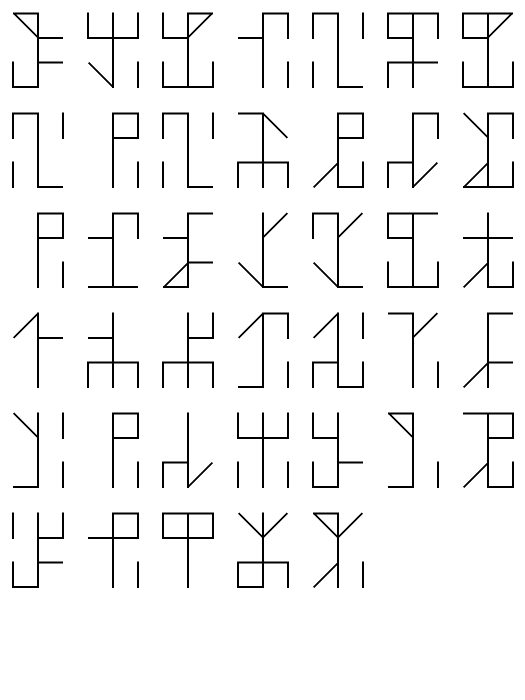
#> input picture output/message_22-10-09_15-57-34.png, 1050 x 1400 px (shown at 1/2 size)
$ python -i cistercian_monks.py   (imports and definitions only)
#> lines starting #> are read from the running program, lines starting #| are printed output that depends on the picture; after the words box and inside, x2 and y2 are one past the last pixel; in counts of white or black regions, pixels touching at a corner belong together
#> further down, picture is the input picture: PIL image 1050x1400 1; 95.5% white; 62 black regions, largest, box (x1, y1, x2, y2) and area: (924, 25, 1028, 176) 2388, (324, 25, 428, 176) 2204, (774, 25, 878, 176) 2168
#!/usr/bin/env python3

import os
import sys
import math
import random
import datetime
from PIL import Image, ImageChops, ImageStat

MOD = 512

# [79 lines left out: functions load_graphics, gen_numbers, encode_message, not called in this run]


def divide_image(image: Image.Image) -> list:
    """
    This function divides given image into 4 segments.
    This is done to separate 1000, 100, 10 and 1 digits
    from the symbol. When the image is separated into
    4 segments, we only have to try 40 (4*10) different
    symbol parts instead of 9999 combinations.

    The function returns a list of the 4 segments.
    """

    # + 1 once again for offsets

    # Top left segment
    image_tl = image.crop((0, 0, 75 + 1, 100))
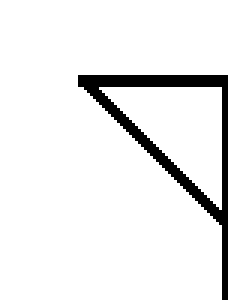
#> image_tl: PIL image 76x100 1 (shown 3 times larger); 92.6% white; 1 black region, box (x1, y1, x2, y2) and area: (26, 25, 76, 100) 562

    # Top right segment
    image_tr = image.crop((75 + 1, 0, 150, 100))
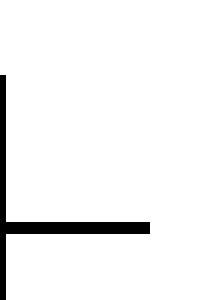
#> image_tr: PIL image 74x100 1 (shown 3 times larger); 95.4% white; 1 black region, box (x1, y1, x2, y2) and area: (0, 25, 50, 100) 342

    # Bottom left segment
    image_bl = image.crop((0, 100, 75 + 1, 200))
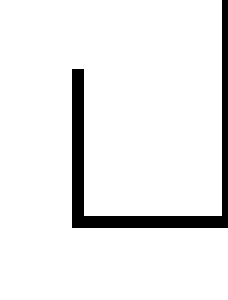
#> image_bl: PIL image 76x100 1 (shown 3 times larger); 92.8% white; 1 black region, box (x1, y1, x2, y2) and area: (24, 0, 76, 76) 548

    # Bottom right segment
    image_br = image.crop((75 + 1, 100, 150, 200))
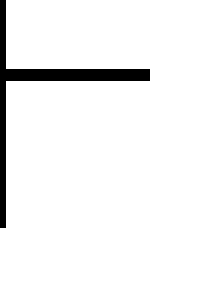
#> image_br: PIL image 74x100 1 (shown 3 times larger); 95.4% white; 1 black region, box (x1, y1, x2, y2) and area: (0, 0, 50, 76) 344

    return [image_tl, image_tr, image_bl, image_br]


# [102 lines left out: functions compare_images, parse_symbol, decode_numeral, get_symbols_from_image, not called in this run]


# [40 lines not run here, left out]

>>> from PIL import Image
>>> picture = Image.open('output/message_22-10-09_15-57-34.png')
>>> result = divide_image(picture)
#> result = 4 items
